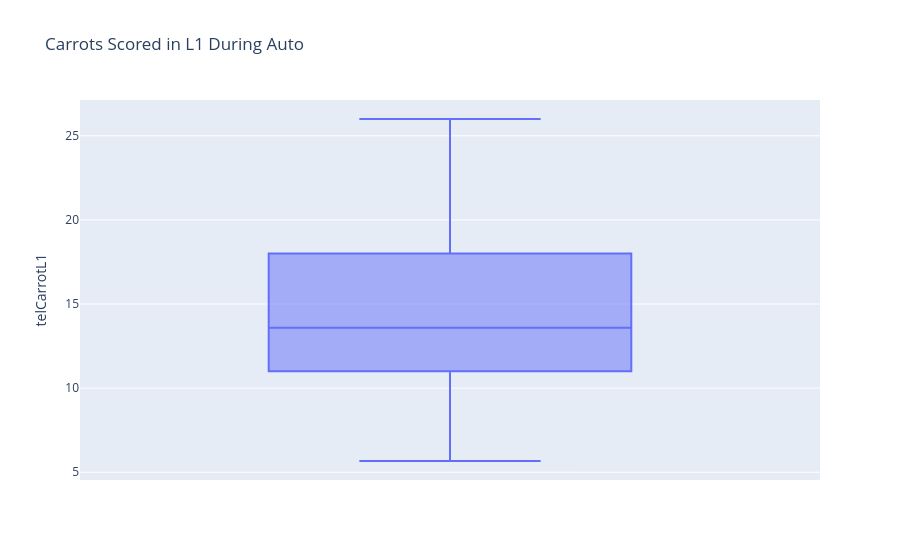

The notebook cell this image was saved under:
### Code cell
fig = px.box(team_averages, y="telCarrotL1", title="Carrots Scored in L1 During Teleop")
fig

### Figure 1 — Plotly figure (JSON) as saved in the notebook; plotly's stock layout.template omitted (floating-point values rounded to 4 significant figures)
{"data": [{"alignmentgroup": "True", "hovertemplate": "telCarrotL1=%{y}<extra></extra>", "legendgroup": "", "marker": {"color": "#636efa"}, "name": "", "notched": false, "offsetgroup": "", "orientation": "v", "showlegend": false, "type": "box", "x0": " ", "xaxis": "x", "y": [12.67, 23.67, 12.67, 22.33, 22.0, 12.33, 14.33, 19.67, 14.5, 17.67, 21.0, 10.33, 13.67, 11.0, 15.0, 18.33, 23.33, 11.33, 11.0, 13.0, 17.4, 16.67, 6.75, 17.0, 15.4, 11.0, 16.83, 19.2, 14.67, 13.0, 11.33, 5.667, 6.0, 9.333, 20.0, 13.0, 8.667, 18.0, 12.67, 9.5, 22.5, 18.0, 14.25, 12.0, 10.33, 6.333, 13.5, 9.0, 7.5, 26.0], "y0": " ", "yaxis": "y"}], "layout": {"boxmode": "group", "legend": {"tracegroupgap": 0}, "title": {"text": "Carrots Scored in L1 During Auto"}, "xaxis": {"anchor": "y", "domain": [0, 1]}, "yaxis": {"anchor": "x", "domain": [0, 1], "title": {"text": "telCarrotL1"}}}}
